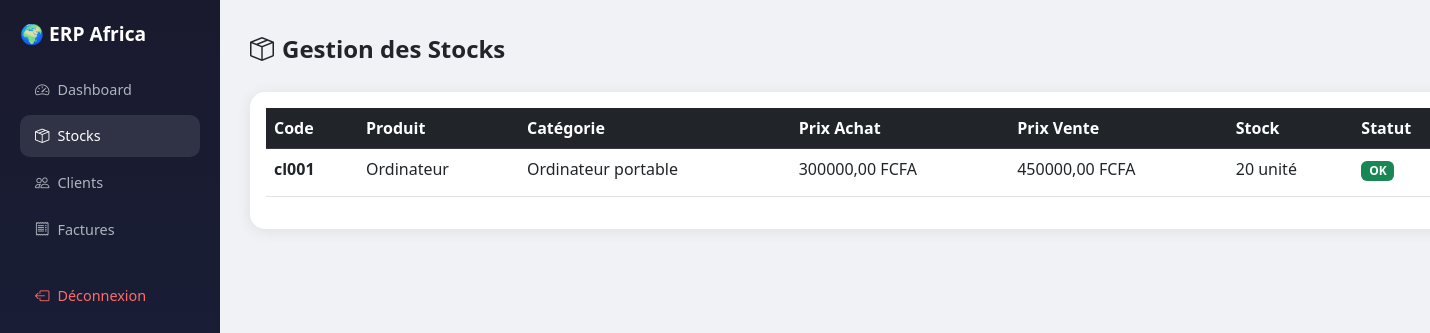
Page /stocks/ (signed in) on the committed database.
### stocks/models.py (models this page shows, shortened)
class Produit(models.Model):
    entreprise = models.ForeignKey(Entreprise, on_delete=models.CASCADE)
    code = models.CharField(max_length=20)
    nom = models.CharField(max_length=200)
    categorie = models.ForeignKey(Categorie, on_delete=models.PROTECT)
    prix_achat = models.DecimalField(max_digits=15, decimal_places=2)
    prix_vente = models.DecimalField(max_digits=15, decimal_places=2)
    stock_actuel = models.IntegerField(default=0)
    stock_minimum = models.IntegerField(default=5)
    unite = models.CharField(max_length=20, default='unité')
    class Meta:
        verbose_name = "Produit"
        verbose_name_plural = "Produits"
        ordering = ['nom']
        unique_together = ['entreprise', 'code']
    @property
    def en_rupture(self):
        return self.stock_actuel <= self.stock_minimum

class Categorie(models.Model):
    entreprise = models.ForeignKey(Entreprise, on_delete=models.CASCADE)
    nom = models.CharField(max_length=100)
    description = models.TextField(blank=True)
    class Meta:
        verbose_name = "Catégorie"
        verbose_name_plural = "Catégories"

### stocks/views.py (the view)
# urls.py: path('', views.liste_produits, name='liste_produits'),
@login_required
def liste_produits(request):
    entreprise = get_entreprise(request)
    if not entreprise:
        return redirect('/')
    produits = Produit.objects.filter(entreprise=entreprise)
    return render(request, 'stocks/produits.html', {
        'produits': produits,
        'entreprise': entreprise
    })

### stocks/views.py (called while the page is built)
def get_entreprise(request):
    if request.user.is_superuser:
        return Entreprise.objects.first()
    try:
        membre = MembreEntreprise.objects.get(user=request.user)
        return membre.entreprise
    except MembreEntreprise.DoesNotExist:
        return None

### stocks/templates/stocks/produits.html (shortened to what this page needs)
<!DOCTYPE html>
<html lang="fr">
<head>
    <link href="https://cdn.jsdelivr.net/npm/bootstrap@5.3.0/dist/css/bootstrap.min.css" rel="stylesheet">
    <link href="https://cdn.jsdelivr.net/npm/bootstrap-icons@1.10.0/font/bootstrap-icons.css" rel="stylesheet">
</head>
<body>
<div class="container-fluid p-0">
    <div class="row g-0">
        <div class="sidebar">
            <span class="brand">🌍 ERP Africa</span>
            <a href="/dashboard/"><i class="bi bi-speedometer2 me-2"></i>Dashboard</a>
            <a href="/stocks/" class="active"><i class="bi bi-box-seam me-2"></i>Stocks</a>
            <a href="/clients/"><i class="bi bi-people me-2"></i>Clients</a>
            <a href="/factures/"><i class="bi bi-receipt me-2"></i>Factures</a>
            <form method="post" action="/logout/" style="margin:0">
                <button type="submit" class="logout-btn" style="background:none;border:none;padding:10px 15px;width:100%;text-align:left;border-radius:10px;font-size:0.9rem;cursor:pointer;">
                    <i class="bi bi-box-arrow-left me-2"></i>Déconnexion
                </button>
            </form>
        </div>
        <div class="main-content">
            <div class="d-flex justify-content-between align-items-center mb-4">
                <h4 class="fw-bold mb-0"><i class="bi bi-box-seam me-2"></i>Gestion des Stocks</h4>
            </div>
            <div class="card p-3">
                <table class="table table-hover">
                    <thead class="table-dark">
    <tr>
        <th>Code</th>
        <th>Produit</th>
        <th>Catégorie</th>
        <th>Prix Achat</th>
        <th>Prix Vente</th>
        <th>Stock</th>
        <th>Statut</th>
    </tr>
</thead>
                    <tbody>
                        {% for produit in produits %}
                        <tr>
                            <td><b>{{ produit.code }}</b></td>
                            <td>{{ produit.nom }}</td>
                            <td>{{ produit.categorie.nom }}</td>
                            <td>{{ produit.prix_achat }} FCFA</td>
                            <td>{{ produit.prix_vente }} FCFA</td>
                            <td>{{ produit.stock_actuel }} {{ produit.unite }}</td>
                            <td>
                                {% if produit.en_rupture %}
                                <span class="badge bg-danger">Rupture</span>
                                {% else %}
                                <span class="badge bg-success">OK</span>
                                {% endif %}
                            </td>
                        </tr>
                        {% empty %}
                        <tr>
                            <td colspan="7" class="text-center text-muted py-4">
                                Aucun produit — <a href="/stocks/ajouter/">Ajouter le premier</a>
                            </td>
                        </tr>
                        {% endfor %}
                    </tbody>
                </table>
            </div>
        </div>
    </div>
</div>
</body>
</html>

### stocks/templates/stocks/produits.html (style rules this page uses)
body { background: #f0f2f5; }
.sidebar { background: linear-gradient(180deg, #1a1a2e 0%, #16213e 100%); min-height: 100vh; padding: 20px; position: fixed; width: 220px; }
.sidebar a { color: #adb5bd; text-decoration: none; display: block; padding: 10px 15px; border-radius: 10px; margin-bottom: 5px; font-size: 0.9rem; }
.sidebar a:hover, .sidebar a.active { background: rgba(255,255,255,0.1); color: white; }
.main-content { margin-left: 220px; padding: 30px; }
.brand { color: #fff; font-weight: bold; font-size: 1.2rem; margin-bottom: 20px; display: block; }
.card { border-radius: 15px; border: none; box-shadow: 0 2px 15px rgba(0,0,0,0.08); }
.logout-btn { color: #ff6b6b !important; margin-top: 20px; }

### rows in the picture
Produit: code "cl001", nom "Ordinateur", categorie.nom "Ordinateur portable", prix_achat "300000,00", prix_vente "450000,00", stock_actuel "20", unite "unité", stock_minimum "OK"
